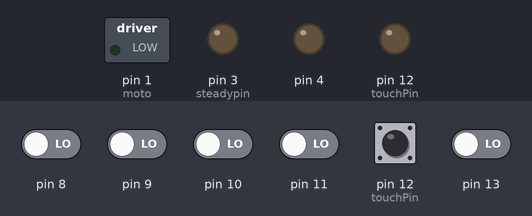
The sketch below on a simulated Arduino Uno, built for the host (arithmetic inside an expression is 32-bit, double 64-bit). On the bench: switched loads named in the sketch (green lamp = pin HIGH), output pins drawn as LEDs (lit = HIGH). Inputs (shaded band) come from the test bench; at power-on: pin 12 (touchPin) HIGH, pin 8–11, pin 13 LOW.

Above: at 2.8 s.
2.9 s: pin 12 (touchPin) pulled LOW for 1 s
At 3.3 s:
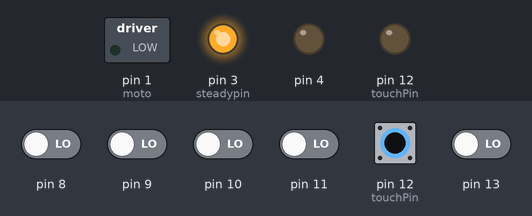
Timing chart, 0 to 3.9 s (numbered marks = the images above; inputs shaded):
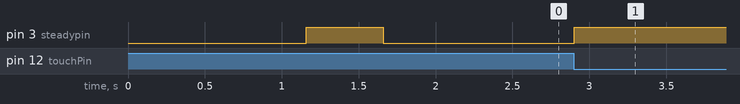

The sketch:

Stitchies_WORKING.ino
```cpp
/*
 * Token Stich
 *
 * Stichies protocol for a Token Ring version
 * of the stichies, to be used at the mid-scale
 * experiment where we will wear interactive
 * necklesses to check how we interact with each other
 *
 * (c) 2013 onescaleone, Tony, Andreas, Stahle, David
 */

#include <SoftwareSerial.h>

#define STICHIE_ID 4

#define rxPin 0
#define txPin 2
#define ledPin 2
#define touchPin PB4
#define moto 1
#define motoKick 30

SoftwareSerial mySerial =  SoftwareSerial(rxPin, txPin);
int intensity=0;
int on=1;
int steadypin = 3; // the led that's on while you're touching the input pin
long timeCheck=millis()+1000;
int calibration = 0;
int persistance=0;

int count=0;

void setup()
{
  // declare pins' functionalities
  pinMode(rxPin, INPUT);
  pinMode(txPin, OUTPUT);
  pinMode(steadypin, OUTPUT);
  pinMode(PB4, OUTPUT);
  pinMode(moto, OUTPUT);

  // init the touchPin to be off
  digitalWrite(touchPin,LOW);

  // configure the software serial port
  mySerial.begin(9600);

  // wait my friend
  delay(1000);

  // calibrate the touch
  for (int i = 0; i < 8; i++) {
    calibration += chargeTime(touchPin);
    delay(20);
  }
  calibration = (calibration + 4) / 8;

  ledBlink();
}

void loop()
{
  updateMoto();
  updateTouch();
}

// this will only work for pins on the
// PB port of the processor, BEWARE!!
byte chargeTime(byte pin)
{
  byte mask = (1 << pin);
  byte i;

  DDRB &= ~mask; // input
  PORTB |= mask; // pull-up on

  for (i = 0; i < 16; i++) {
    if (PINB & mask) break;
  }
  PORTB &= ~mask; // pull-up off
  DDRB |= mask; // discharge
  return i;
}

void ledBlink(){
 digitalWrite(3,HIGH);
 delay(500);
 digitalWrite(3,LOW);
}

void updateMoto() {
  if(mySerial.available()>=4) {
    int serdata = mySerial.read();
    if (serdata == 255) count++;
    else count = 0;
    if(count>0) {
      int sendId = mySerial.read();
      int receiveId = mySerial.read();
      intensity = mySerial.read();
      if(receiveId == STICHIE_ID) {
        //ledBlink();
        analogWrite(moto,intensity);
        delay(motoKick);
      }else {
        mySerial.write(255);
        mySerial.write(sendId);
        mySerial.write(receiveId);
        mySerial.write(intensity);

      }
    }
  }
}

// send information about the touch pin to the
// serial port
void updateTouch() {

  if (chargeTime(touchPin) > calibration) {
        persistance+=40;
    if(persistance>=254){
      persistance=254;
    }

    mySerial.write(255);
    mySerial.write(STICHIE_ID);
    mySerial.write(STICHIE_ID);
    mySerial.write(persistance);  // by default, make the motor go full blast
     analogWrite(moto,persistance);
    ledBlink();
  }else if(persistance>0){
    persistance=0;
    mySerial.write(255);
    mySerial.write(STICHIE_ID);
    mySerial.write(STICHIE_ID);
    mySerial.write(persistance);  // by default, make the motor go full blast
     analogWrite(moto,persistance);
  }
}
```
